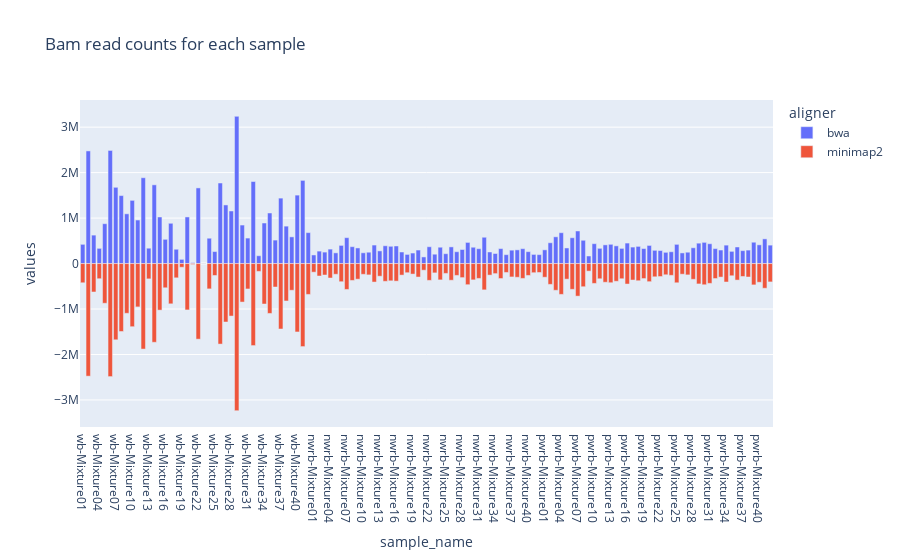

Notebook source saved alongside this figure:
### Code cell
px.bar(bam_counts, x="sample_name", y="values", color="aligner", title="Bam read counts for each sample")

### Figure 1 — Plotly figure (JSON) as saved in the notebook; plotly's stock layout.template omitted (floating-point values rounded to 4 significant figures)
{"data": [{"alignmentgroup": "True", "hovertemplate": "aligner=bwa<br>sample_name=%{x}<br>values=%{y}<extra></extra>", "legendgroup": "bwa", "marker": {"color": "#636efa", "pattern": {"shape": ""}}, "name": "bwa", "offsetgroup": "bwa", "orientation": "v", "showlegend": true, "textposition": "auto", "type": "bar", "x": ["wb-Mixture01", "wb-Mixture02", "wb-Mixture03", "wb-Mixture04", "wb-Mixture05", "wb-Mixture06", "wb-Mixture07", "wb-Mixture08", "wb-Mixture09", "wb-Mixture10", "wb-Mixture11", "wb-Mixture12", "wb-Mixture13", "wb-Mixture14", "wb-Mixture15", "wb-Mixture16", "wb-Mixture17", "wb-Mixture18", "wb-Mixture19", "wb-Mixture20", "wb-Mixture21", "wb-Mixture22", "wb-Mixture23", "wb-Mixture24", "wb-Mixture25", "wb-Mixture26", "wb-Mixture27", "wb-Mixture28", "wb-Mixture29", "wb-Mixture30", "wb-Mixture31", "wb-Mixture32", "wb-Mixture33", "wb-Mixture34", "wb-Mixture35", "wb-Mixture36", "wb-Mixture37", "wb-Mixture38", "wb-Mixture39", "wb-Mixture40", "wb-Mixture41", "wb-Mixture42", "nwrb-Mixture01", "nwrb-Mixture02", "nwrb-Mixture03", "nwrb-Mixture04", "nwrb-Mixture05", "nwrb-Mixture06", "nwrb-Mixture07", "nwrb-Mixture08", "nwrb-Mixture09", "nwrb-Mixture10", "nwrb-Mixture11", "nwrb-Mixture12", "nwrb-Mixture13", "nwrb-Mixture14", "nwrb-Mixture15", "nwrb-Mixture16", "nwrb-Mixture17", "nwrb-Mixture18", "nwrb-Mixture19", "nwrb-Mixture20", "nwrb-Mixture21", "nwrb-Mixture22", "nwrb-Mixture23", "nwrb-Mixture24", "nwrb-Mixture25", "nwrb-Mixture26", "nwrb-Mixture27", "nwrb-Mixture28", "nwrb-Mixture29", "nwrb-Mixture30", "nwrb-Mixture31", "nwrb-Mixture32", "nwrb-Mixture33", "nwrb-Mixture34", "nwrb-Mixture35", "nwrb-Mixture36", "nwrb-Mixture37", "nwrb-Mixture38", "nwrb-Mixture39", "nwrb-Mixture40", "nwrb-Mixture41", "nwrb-Mixture42", "pwrb-Mixture01", "pwrb-Mixture02", "pwrb-Mixture03", "pwrb-Mixture04", "pwrb-Mixture05", "pwrb-Mixture06", "pwrb-Mixture07", "pwrb-Mixture08", "pwrb-Mixture09", "pwrb-Mixture10", "pwrb-Mixture11", "pwrb-Mixture12", "pwrb-Mixture13", "pwrb-Mixture14", "pwrb-Mixture15", "pwrb-Mixture16", "pwrb-Mixture17", "pwrb-Mixture18", "pwrb-Mixture19", "pwrb-Mixture20", "pwrb-Mixture21", "pwrb-Mixture22", "pwrb-Mixture23", "pwrb-Mixture24", "pwrb-Mixture25", "pwrb-Mixture26", "pwrb-Mixture27", "pwrb-Mixture28", "pwrb-Mixture29", "pwrb-Mixture30", "pwrb-Mixture31", "pwrb-Mixture32", "pwrb-Mixture33", "pwrb-Mixture34", "pwrb-Mixture35", "pwrb-Mixture36", "pwrb-Mixture37", "pwrb-Mixture38", "pwrb-Mixture39", "pwrb-Mixture40", "pwrb-Mixture41", "pwrb-Mixture42"], "xaxis": "x", "y": [423031, 2477301, 625803, 334617, 876549, 2487946, 1677177, 1495138, 1094141, 1390062, 957343, 1887639, 337907, 1731524, 1024425, 533099, 885833, 314852, 92425, 1025218, 20079, 1663894, 3355, 557059, 263949, 1771652, 1289166, 1156201, 3237693, 846885, 560556, 1804423, 172081, 891784, 1112313, 516407, 1439354, 822918, 587227, 1505186, 1829478, 680768, 189378, 273745, 251928, 317693, 235449, 399339, 569558, 371335, 343392, 236628, 249530, 406869, 278317, 390942, 379737, 386767, 253970, 201219, 231428, 297264, 145865, 369846, 205927, 359406, 216885, 366523, 260463, 309136, 464941, 358878, 326837, 578642, 254945, 220983, 328988, 195695, 294577, 301437, 327138, 261420, 200971, 196004, 301706, 457693, 588211, 678560, 343097, 567604, 716564, 512320, 166419, 437200, 335194, 411150, 423443, 389492, 333950, 450586, 362423, 377909, 329896, 398597, 291210, 285823, 246962, 259464, 422545, 233949, 249546, 346769, 448382, 466393, 435852, 329469, 297617, 405364, 268313, 364669, 283888, 296174, 469195, 411710, 543058, 405030], "yaxis": "y"}, {"alignmentgroup": "True", "hovertemplate": "aligner=minimap2<br>sample_name=%{x}<br>values=%{y}<extra></extra>", "legendgroup": "minimap2", "marker": {"color": "#EF553B", "pattern": {"shape": ""}}, "name": "minimap2", "offsetgroup": "minimap2", "orientation": "v", "showlegend": true, "textposition": "auto", "type": "bar", "x": ["wb-Mixture01", "wb-Mixture02", "wb-Mixture03", "wb-Mixture04", "wb-Mixture05", "wb-Mixture06", "wb-Mixture07", "wb-Mixture08", "wb-Mixture09", "wb-Mixture10", "wb-Mixture11", "wb-Mixture12", "wb-Mixture13", "wb-Mixture14", "wb-Mixture15", "wb-Mixture16", "wb-Mixture17", "wb-Mixture18", "wb-Mixture19", "wb-Mixture20", "wb-Mixture21", "wb-Mixture22", "wb-Mixture23", "wb-Mixture24", "wb-Mixture25", "wb-Mixture26", "wb-Mixture27", "wb-Mixture28", "wb-Mixture29", "wb-Mixture30", "wb-Mixture31", "wb-Mixture32", "wb-Mixture33", "wb-Mixture34", "wb-Mixture35", "wb-Mixture36", "wb-Mixture37", "wb-Mixture38", "wb-Mixture39", "wb-Mixture40", "wb-Mixture41", "wb-Mixture42", "nwrb-Mixture01", "nwrb-Mixture02", "nwrb-Mixture03", "nwrb-Mixture04", "nwrb-Mixture05", "nwrb-Mixture06", "nwrb-Mixture07", "nwrb-Mixture08", "nwrb-Mixture09", "nwrb-Mixture10", "nwrb-Mixture11", "nwrb-Mixture12", "nwrb-Mixture13", "nwrb-Mixture14", "nwrb-Mixture15", "nwrb-Mixture16", "nwrb-Mixture17", "nwrb-Mixture18", "nwrb-Mixture19", "nwrb-Mixture20", "nwrb-Mixture21", "nwrb-Mixture22", "nwrb-Mixture23", "nwrb-Mixture24", "nwrb-Mixture25", "nwrb-Mixture26", "nwrb-Mixture27", "nwrb-Mixture28", "nwrb-Mixture29", "nwrb-Mixture30", "nwrb-Mixture31", "nwrb-Mixture32", "nwrb-Mixture33", "nwrb-Mixture34", "nwrb-Mixture35", "nwrb-Mixture36", "nwrb-Mixture37", "nwrb-Mixture38", "nwrb-Mixture39", "nwrb-Mixture40", "nwrb-Mixture41", "nwrb-Mixture42", "pwrb-Mixture01", "pwrb-Mixture02", "pwrb-Mixture03", "pwrb-Mixture04", "pwrb-Mixture05", "pwrb-Mixture06", "pwrb-Mixture07", "pwrb-Mixture08", "pwrb-Mixture09", "pwrb-Mixture10", "pwrb-Mixture11", "pwrb-Mixture12", "pwrb-Mixture13", "pwrb-Mixture14", "pwrb-Mixture15", "pwrb-Mixture16", "pwrb-Mixture17", "pwrb-Mixture18", "pwrb-Mixture19", "pwrb-Mixture20", "pwrb-Mixture21", "pwrb-Mixture22", "pwrb-Mixture23", "pwrb-Mixture24", "pwrb-Mixture25", "pwrb-Mixture26", "pwrb-Mixture27", "pwrb-Mixture28", "pwrb-Mixture29", "pwrb-Mixture30", "pwrb-Mixture31", "pwrb-Mixture32", "pwrb-Mixture33", "pwrb-Mixture34", "pwrb-Mixture35", "pwrb-Mixture36", "pwrb-Mixture37", "pwrb-Mixture38", "pwrb-Mixture39", "pwrb-Mixture40", "pwrb-Mixture41", "pwrb-Mixture42"], "xaxis": "x", "y": [-422837, -2476625, -625041, -333359, -873065, -2485955, -1676851, -1494357, -1094032, -1388785, -953321, -1880625, -336685, -1731368, -1024235, -532855, -885721, -314185, -80879, -1019945, -19739, -1662688, -3118, -556877, -261966, -1771058, -1285951, -1154804, -3235091, -846537, -558751, -1803658, -172048, -890139, -1096884, -516280, -1439145, -822749, -587014, -1504332, -1825908, -678837, -189295, -273706, -251793, -317516, -235386, -399118, -569414, -371132, -343361, -236446, -249357, -406774, -278236, -390904, -379686, -386707, -253943, -201191, -231334, -296418, -145849, -369529, -205308, -359287, -216854, -366478, -260420, -308924, -464737, -358724, -326780, -578364, -254315, -220958, -328947, -195662, -294405, -301407, -326886, -261261, -200939, -195958, -300692, -457560, -587735, -677879, -342839, -567074, -716409, -509609, -166399, -436700, -334833, -410948, -421593, -389430, -333870, -450489, -362378, -377875, -329668, -398237, -291181, -285576, -246810, -259333, -422430, -233896, -249493, -346453, -448010, -466055, -435629, -329280, -297581, -405326, -268280, -363631, -283857, -295957, -468959, -411376, -542897, -403829], "yaxis": "y"}], "layout": {"barmode": "relative", "legend": {"title": {"text": "aligner"}, "tracegroupgap": 0}, "title": {"text": "Bam read counts for each sample"}, "xaxis": {"anchor": "y", "domain": [0, 1], "title": {"text": "sample_name"}}, "yaxis": {"anchor": "x", "domain": [0, 1], "title": {"text": "values"}}}}
